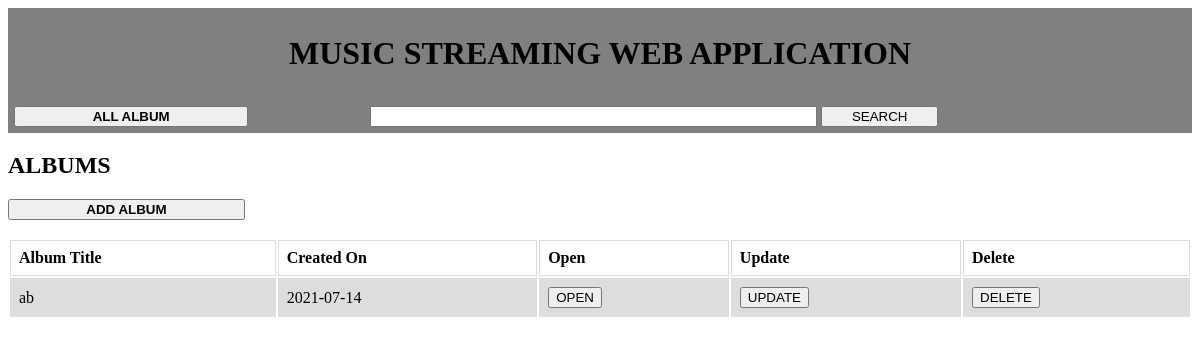
Before: / with the older database file.
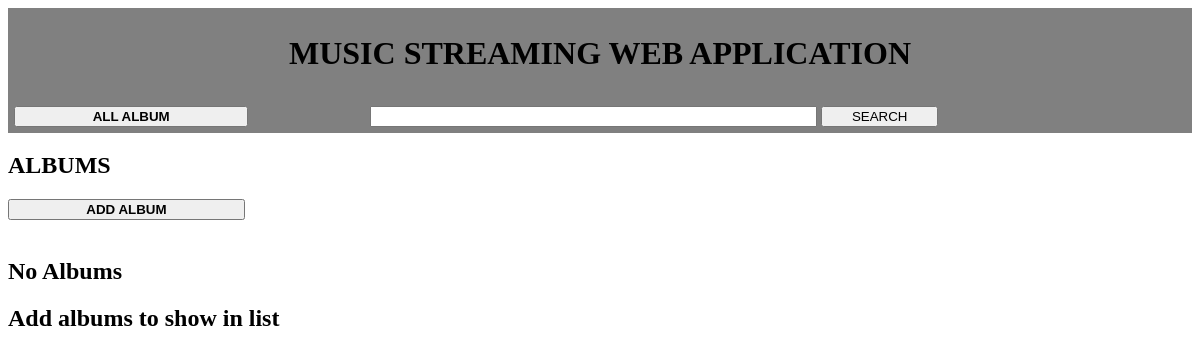
After: the same page with the newer database file.
### app.py (models this page shows, shortened)
class Album(db.Model):
    id = db.Column(db.Integer, primary_key=True)
    title = db.Column(db.String(300))
    date_created = db.Column(db.DateTime,  default=datetime.now(pytz.timezone('Asia/Kolkata')))

### app.py (the view)
@app.route('/', methods=['GET'])
def index():
    albums = Album.query.order_by(Album.date_created).all()
    return render_template('index.html', albums=albums)

### templates/index.html
{% extends 'base.html' %}
{% block body %}
    <h2>ALBUMS</h2>
    <button style="width: 20%" onclick="window.location.href='/Album/Create';"><b>ADD ALBUM</b></button>
    <br><br>
    {% if albums %}
    <table>
      <tr>
        <th>Album Title</th>
          <th>Created On</th>
          <th>Open</th>
        <th>Update</th>
          <th>Delete</th>
      </tr>
        {% for album in albums %}
      <tr>
        <td>{{ album.title }}</td>
        <td>{{ album.date_created.date() }}</td>
          <td><button onclick="window.location.href='/Album/Music/{{ album.id }}';">OPEN</button></td>
          <td><button onclick="window.location.href='/Album/Update/{{ album.id }}';">UPDATE</button></td>
          <td><button onclick="window.location.href='/Album/Delete/{{ album.id }}';">DELETE</button></td>
      </tr>
        {% endfor %}
    </table>
    {% else %}
        <h2>No Albums</h2>
        <h2>Add albums to show in list</h2>
    {% endif %}
{% endblock %}

### templates/base.html (shortened to what this page needs)
<!doctype html>
<html lang="en">
<head>
  <link rel="stylesheet" href="{{ url_for('static', filename='css/base.css') }}">
</head>
<body>
    <div class="header">
        <h1>MUSIC STREAMING WEB APPLICATION</h1>
    </div>
    <div class="nav">
        <button onclick="window.location.href='/';"><b>ALL ALBUM</b></button>
        <form action="/Search" method="POST">
            <input type="text" maxlength="250" name="search" id="search">
            <input class="search-button" type="submit" value="SEARCH">
        </form>
    </div>
    {% block body %} {% endblock %}
</body>
</html>

### static/css/base.css (style rules this page uses)
h1 { text-align: center; }
.header { padding: .5%; background-color: grey; }
.nav { padding: .5%; background-color: grey; }
.nav button { width: 20%; }
.nav form { margin: 0 .25% 0 10%; display: inline-block; width: 50%; }
.nav form input { display: inline-block; width: 75%; }
.nav .search-button { width: 20%; }

Changed rows visible on the page:
removed Album: title "ab", date_created "2021-07-14"
Other visible differences:
text no longer shown: "Album Title Created On Open Update Delete"
text now shown: "No Albums Add albums to show in list"
